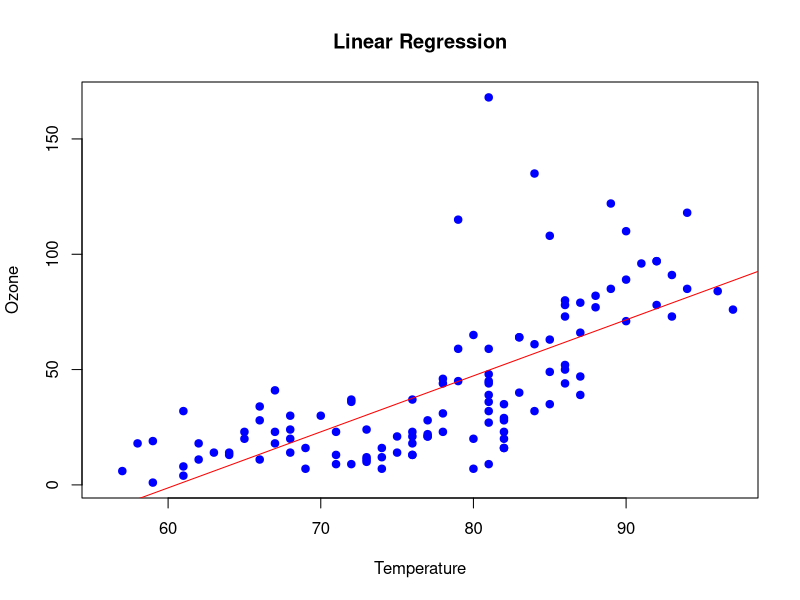
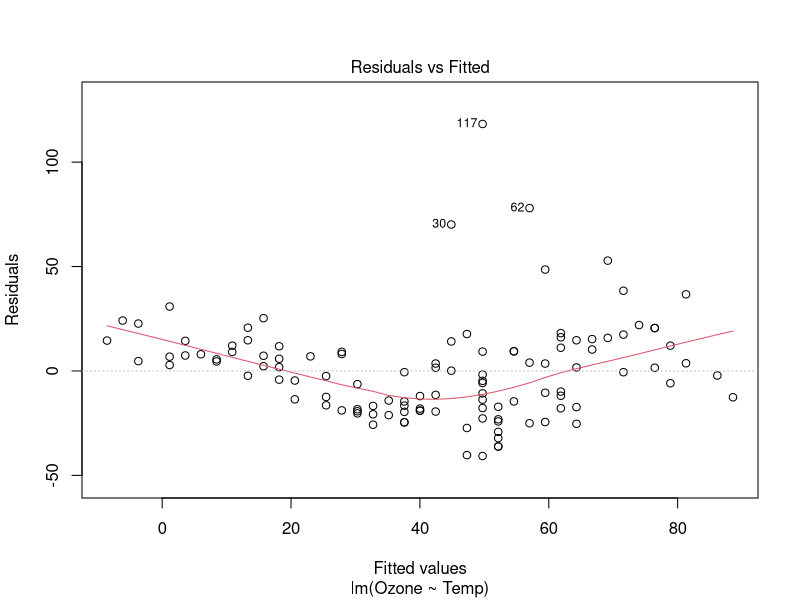
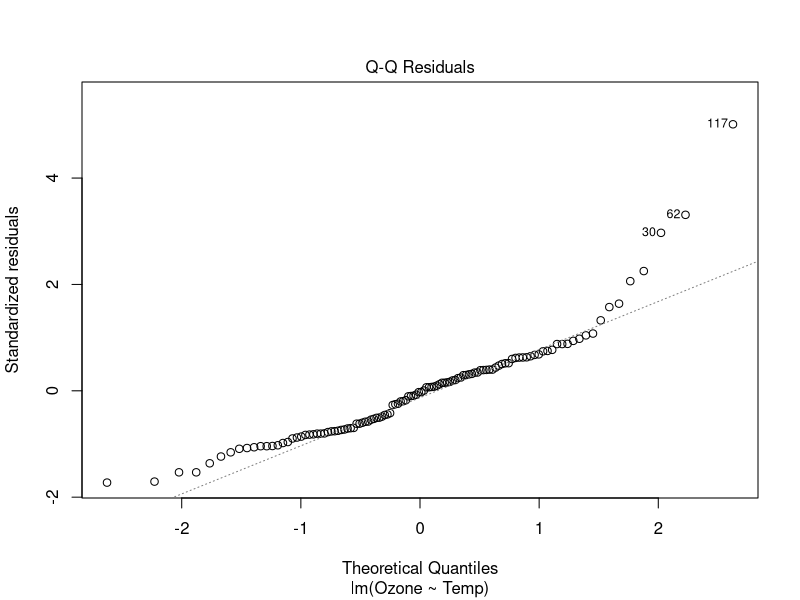
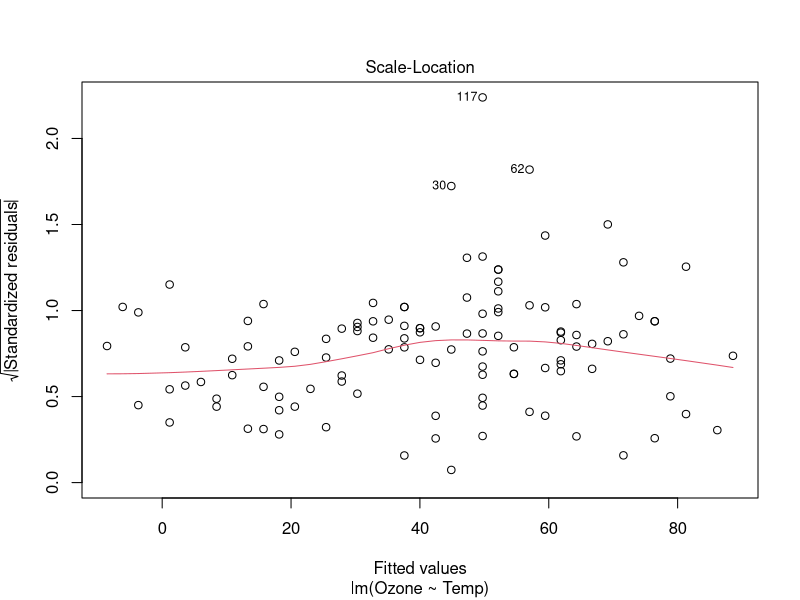
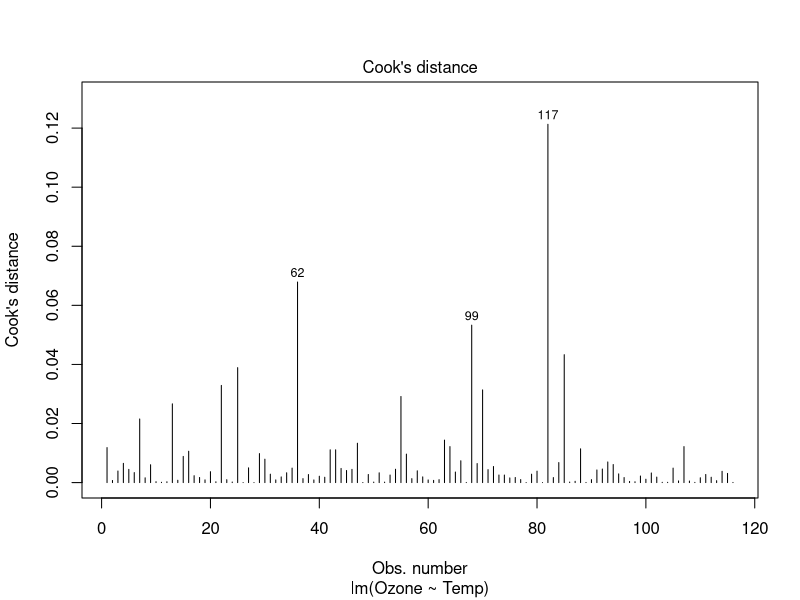

The R source for these figures, in order:
data(airquality)
View(airquality)

## Regression Analysis

# Overview
# Regression analysis is a statistical technique that models and estimates the relationship between a dependent variable and one or more independent variables. It is widely used for:
# - Estimating Relationships: Understanding how the dependent variable changes with variations in the independent variables.
# - Predictions: Obtaining point estimates and confidence intervals for predictions.
# - Analyzing Multiple Variables: Using techniques such as linear regression, logistic regression, ridge regression, lasso regression, and polynomial regression.

# Key Concepts
# - Dependent Variable (Y): The output or effect that we are trying to predict or explain.
# - Independent Variable (X): The input or cause that influences the dependent variable.

# Regression Model
# The general form of a regression model is:
# Y = β0 + β1X1 + β2X2 + ... + βkXk + ε
# where:
# - Y is the dependent variable.
# - X1, X2, ..., Xk are the independent variables.
# - β0, β1, β2, ..., βk are the unknown parameters.
# - ε is the error term.

# Estimation of Parameters
# The unknown parameters (β) are estimated using the least squares method, which minimizes the sum of the squared differences between the observed and predicted values.

# Types of Regression
# 1. Linear Regression: Models the relationship between the dependent variable and one or more independent variables using a linear equation.
# 2. Logistic Regression: Used when the dependent variable is categorical, often binary.
# 3. Ridge Regression: A technique for analyzing multiple regression data that suffer from multicollinearity.
# 4. Lasso Regression: Similar to ridge regression but includes a penalty that can shrink some coefficients to zero, effectively selecting a simpler model.
# 5. Polynomial Regression: Models the relationship between the dependent variable and the independent variables as an nth degree polynomial.

# Important Terms
# - Constants: Fixed values in the regression equation.
# - N: Number of independent measurements.
# - k: Number of unknown parameters.

# Applications
# - Predictive Modeling: Forecasting future trends based on historical data.
# - Risk Management: Assessing the impact of various risk factors.
# - Optimization: Finding the best parameters to maximize or minimize a certain outcome.

# Example: Linear Regression
# In this example, we will use the airquality dataset to predict the ozone concentration based on temperature.
lm_model <- lm(Ozone ~ Temp, data = airquality)
summary(lm_model)$sigma

# Interpretation
# The regression model shows a statistically significant relationship between temperature and Ozone levels.
# For every 1-degree increase in temperature, Ozone levels are predicted to increase by 2.43 units.
# the model has an R-squared value of 0.487, indicating that 48.7% of the variance in Ozone levels can be explained by temperature.
# However, there is still a significant amount of unexplained variance, as indicated by the residual standard error.

# Plotting the Regression Line
plot(
  airquality$Ozone ~ airquality$Temp, # The
  xlab = "Temperature", # X-axis label
  ylab = "Ozone", # Y-axis label
  pch = 19, # Point character
  col = "blue", # Point color
  main = "Linear Regression"  # Title
)

# a <- coef(lm_model)[1] # Intercept
# b <- coef(lm_model)[2] # Slope
abline(lm_model, col = "red") # Add regression line

# Predictions
new_data <- data.frame(Temp = 80)
predict(lm_model, newdata = new_data)

# Residual Analysis
plot(lm_model, which = 1) # Residuals vs Fitted
plot(lm_model, which = 2) # Normal Q-Q plot
plot(lm_model, which = 3) # Scale-Location plot
plot(lm_model, which = 4) # Residuals vs Leverage




